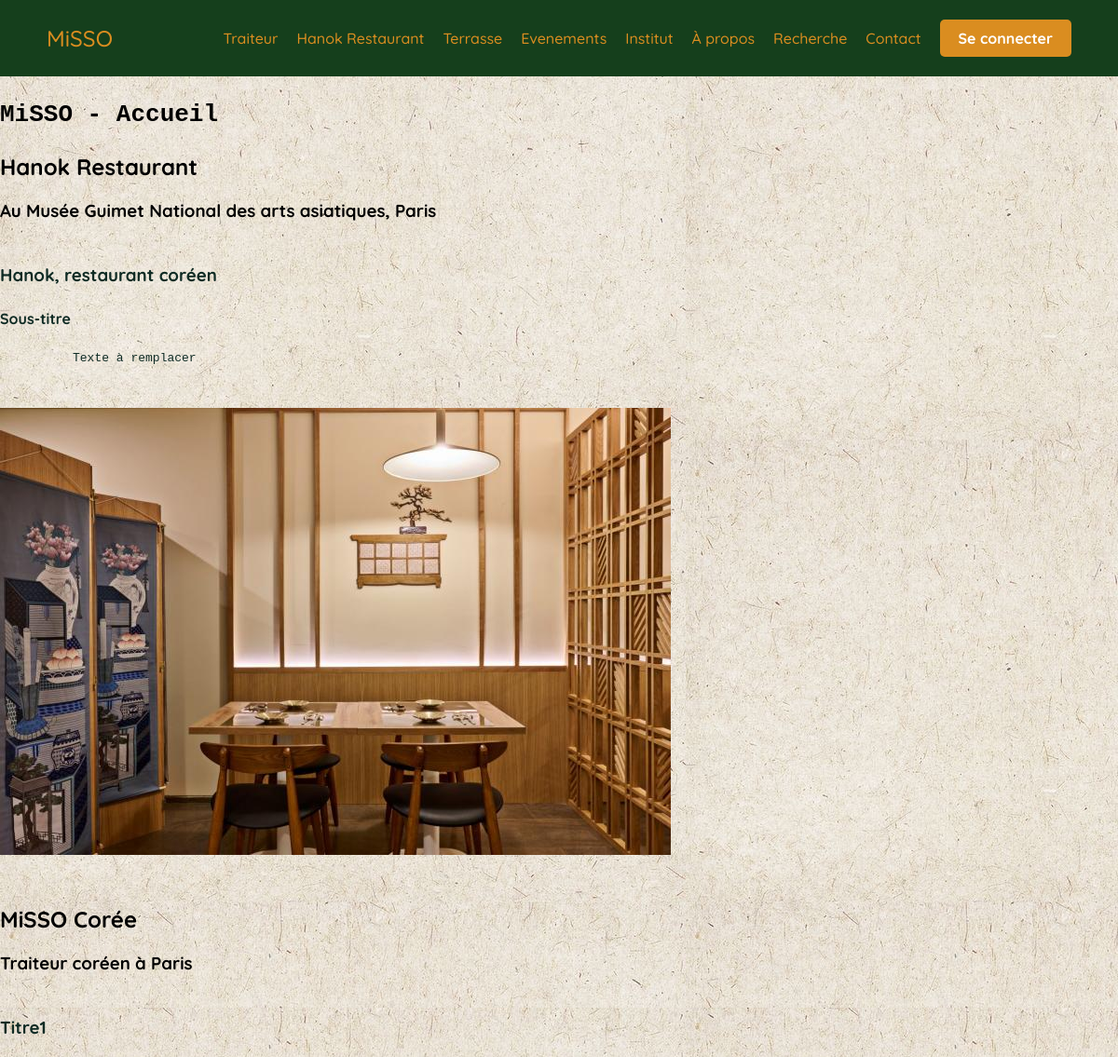
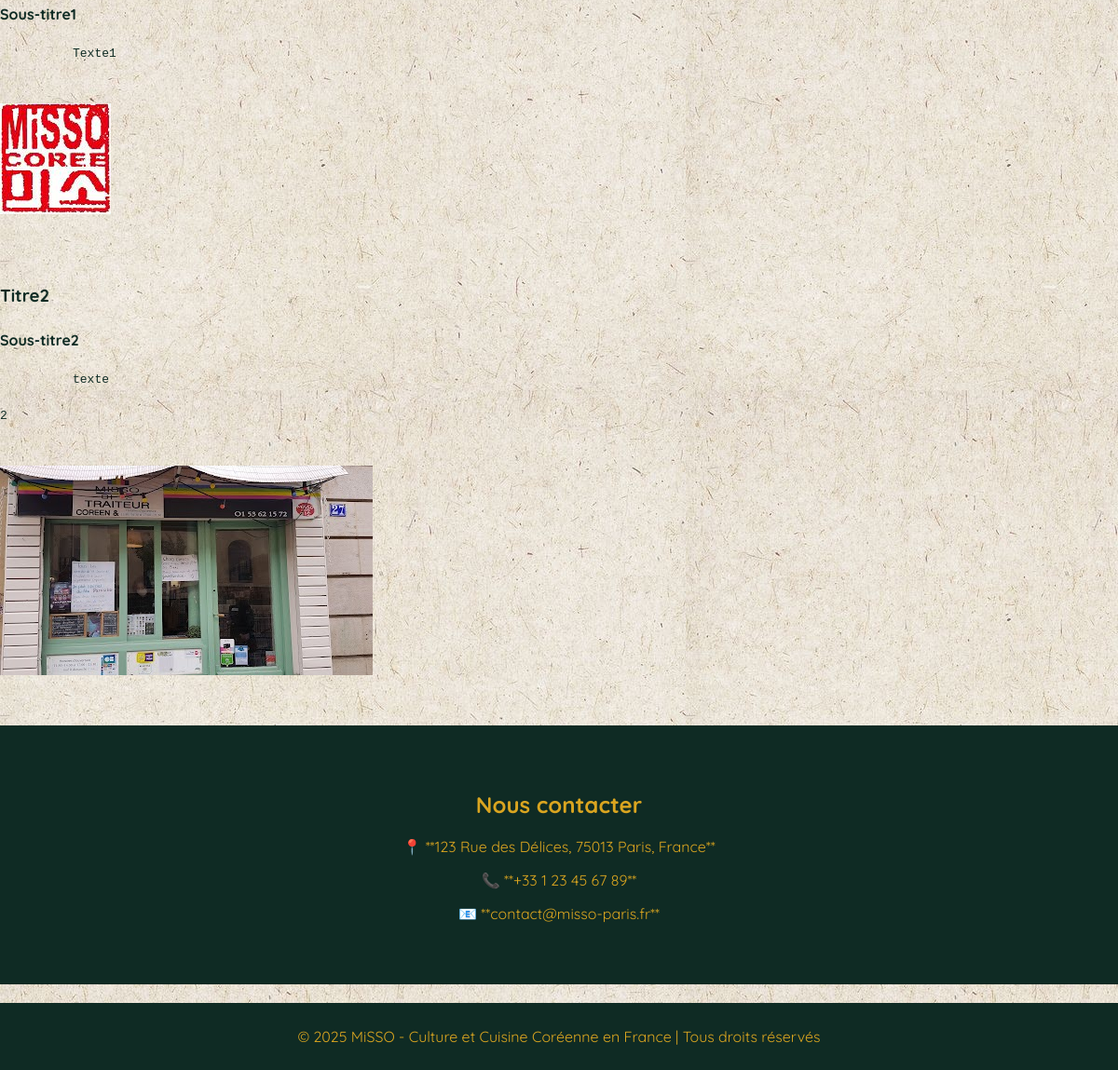
The page /accueil/ on the database its author committed (2 pictures, top to bottom).
### page/models.py (models this page shows, shortened)
class Page(models.Model):
    nom = models.CharField(max_length=100, unique=True)
    emplacement = models.URLField(max_length=500, blank=True, null=True)
    titre = models.TextField(max_length=500, blank=True, null=True)
    sous_titre = models.TextField(max_length=500, blank=True, null=True)
    image_path = models.CharField(max_length=255, blank=True, null=True)

class Section(models.Model):
    nom = models.CharField(max_length=100, unique=True)
    page = models.ForeignKey(Page, on_delete=models.CASCADE)
    titre = models.TextField(max_length=500, blank=True, null=True)
    sous_titre = models.TextField(max_length=500, blank=True, null=True)
    visible = models.BooleanField(default=True)
    view_onclick = models.CharField(max_length=300, blank=True, null=True)
    view_param_onclick = models.CharField(max_length=300, blank=True, null=True)

class Paragraphe(models.Model):
    nom = models.CharField(max_length=100, unique=True)
    section = models.ForeignKey(Section, on_delete=models.CASCADE)
    titre = models.TextField(max_length=500, blank=True, null=True)
    sous_titre = models.TextField(max_length=500, blank=True, null=True)
    texte = models.TextField(blank=True, null=True)

class Image(models.Model):
    nom = models.CharField(max_length=100, unique=True)
    paragraphe = models.ForeignKey(Paragraphe, on_delete=models.CASCADE)
    image_path = models.CharField(max_length=300, blank=True, null=True)

### page/views.py (the view)
# urls.py: path('', lambda request: redirect(page_view, page_nom='accueil', permanent=False)),
def page_view(request, page_nom):
    page = get_object_or_404(Page, nom=page_nom)
    sections = Section.objects.filter(page=page)
    paragraphes = Paragraphe.objects.filter(section__in=sections)
    images = Image.objects.filter(paragraphe__in=paragraphes)
    return render(request, 'page/template.html', { 'page': page,'sections': sections, 'paragraphes': paragraphes, 'images': images })

### page/templates/page/template.html (shortened to what this page needs)
{% extends "page/base.html" %}
{% load static %}
{% block titre%}
<h1 class="titre"><pre>{{page.titre}}</pre></h1>
{%endblock%}
{% block content %}
  {%for section in sections %}
    {%if section.visible%}
      {%if section.view_onclick%}
      <section class="section" onclick="location.href='{% url section.view_onclick section.view_param_onclick %}';">
      {%else%}
        <section class="section">
      {%endif%}
      <h2 class="section">{{section.titre}}</h2>
      <h3 class="section">{{section.sous_titre}}</h3>
      {%for paragraphe in paragraphes%}
        {%if paragraphe.section.id == section.id %}
          <div class="paragraphe">
          <h3 class="paragraphe">{{paragraphe.titre}}</h3>
          <h4 class="paragraphe">{{paragraphe.sous_titre}}</h4>
          <pre class="paragraphe">
          {{paragraphe.texte}}
          </pre>
        {%for image in images%}
          {%if image.paragraphe.id == paragraphe.id %}
          <div class="image">
            <img src="{% static image.image_path %}" alt="{{ image.nom }}">
          </div>
          {%endif%}
        {%endfor%}
        </div>
        {%endif%}
        {%endfor%}
      </section>
    {%endif%}
  {% endfor %}
{% endblock %}

### utilisateurs/static/utilisateurs/accueil.css (style rules this page uses)
body { font-family: 'Quicksand', sans-serif; margin: 0; padding: 0; display: block; overflow-y: auto; min-height: 100vh; margin: 0; padding: 0; background-image: url('../restaurant/img/texture.jpg'); }
.main div { position: block; z-index: 1; height: 30%; text-wrap: balance; color: rgb(15, 43, 36); margin-left: 0; margin-right: 0; margin-top: 2%; margin-bottom: 2%; text-align: left; line-height: 1.5; border-radius: 0; overflow: auto; cursor: pointer; align-content: right; transition: transform 0.3s ease, background-color 0.3s ease; }

### rows shown on the page
Page: titre "MiSSO - Accueil"
Section: titre "Hanok Restaurant", sous_titre "Au Musée Guimet National des arts asiatiques, Paris"
Paragraphe: titre "Hanok, restaurant coréen", sous_titre "Sous-titre", texte "Texte à remplacer"
Image: image_path (picture)
Section: titre "MiSSO Corée", sous_titre "Traiteur coréen à Paris"
Paragraphe: titre "Titre1", sous_titre "Sous-titre1", texte "Texte1"
Image: image_path (picture)
Paragraphe: titre "Titre2", sous_titre "Sous-titre2", texte "texte 2"
Image: image_path (picture)
